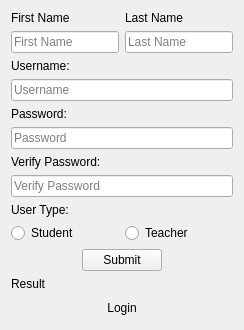
      <widget class="QWidget" name="create_account_page">
       <layout class="QVBoxLayout" name="verticalLayout_4">
        <item>
         <layout class="QHBoxLayout" name="horizontalLayout_2">
          <item>
           <spacer name="horizontalSpacer_11">
            <property name="orientation">
             <enum>Qt::Horizontal</enum>
            </property>
            <property name="sizeHint" stdset="0">
             <size>
              <width>0</width>
              <height>0</height>
             </size>
            </property>
           </spacer>
          </item>
          <item>
           <layout class="QVBoxLayout" name="verticalLayout_5">
            <item>
             <layout class="QHBoxLayout" name="horizontalLayout_5">
              <item>
               <layout class="QVBoxLayout" name="verticalLayout_7">
                <item>
                 <widget class="QLabel" name="create_account_first_name_label">
                  <property name="text">
                   <string>First Name</string>
                  </property>
                 </widget>
                </item>
                <item>
                 <widget class="QLineEdit" name="create_account_first_name_input">
                  <property name="placeholderText">
                   <string>First Name</string>
                  </property>
                 </widget>
                </item>
               </layout>
              </item>
              <item>
               <layout class="QVBoxLayout" name="verticalLayout_8">
                <item>
                 <widget class="QLabel" name="create_account_last_name_label">
                  <property name="text">
                   <string>Last Name</string>
                  </property>
                 </widget>
                </item>
                <item>
                 <widget class="QLineEdit" name="create_account_last_name_input">
                  <property name="placeholderText">
                   <string>Last Name</string>
                  </property>
                 </widget>
                </item>
               </layout>
              </item>
             </layout>
            </item>
            <item>
             <widget class="QLabel" name="create_account_username_label">
              <property name="text">
               <string>Username:</string>
              </property>
             </widget>
            </item>
            <item>
             <widget class="QLineEdit" name="create_account_username_input">
              <property name="placeholderText">
               <string>Username</string>
              </property>
             </widget>
            </item>
            <item>
             <widget class="QLabel" name="create_account_password_label">
              <property name="text">
               <string>Password:</string>
              </property>
             </widget>
            </item>
            <item>
             <widget class="QLineEdit" name="create_account_password_input">
              <property name="echoMode">
               <enum>QLineEdit::Password</enum>
              </property>
              <property name="placeholderText">
               <string>Password</string>
              </property>
             </widget>
            </item>
            <item>
             <widget class="QLabel" name="create_account_verify_password_label">
              <property name="text">
               <string>Verify Password:</string>
              </property>
             </widget>
            </item>
            <item>
             <widget class="QLineEdit" name="create_account_password_verify_input">
              <property name="echoMode">
               <enum>QLineEdit::Password</enum>
              </property>
              <property name="placeholderText">
               <string>Verify Password</string>
              </property>
             </widget>
            </item>
            <item>
             <widget class="QLabel" name="label">
              <property name="text">
               <string>User Type:</string>
              </property>
             </widget>
            </item>
            <item>
             <layout class="QHBoxLayout" name="horizontalLayout_6">
              <item>
               <widget class="QRadioButton" name="create_account_radio_student">
                <property name="text">
                 <string>Student</string>
                </property>
               </widget>
              </item>
              <item>
               <widget class="QRadioButton" name="create_account_radio_teacher">
                <property name="text">
                 <string>Teacher</string>
                </property>
               </widget>
              </item>
             </layout>
            </item>
            <item>
             <layout class="QHBoxLayout" name="horizontalLayout_36">
              <item>
               <spacer name="horizontalSpacer_37">
                <property name="orientation">
                 <enum>Qt::Horizontal</enum>
                </property>
                <property name="sizeHint" stdset="0">
                 <size>
                  <width>40</width>
                  <height>20</height>
                 </size>
                </property>
               </spacer>
              </item>
              <item>
               <widget class="QPushButton" name="create_account_submit_button">
                <property name="text">
                 <string>Submit</string>
                </property>
               </widget>
              </item>
              <item>
               <spacer name="horizontalSpacer_39">
                <property name="orientation">
                 <enum>Qt::Horizontal</enum>
                </property>
                <property name="sizeHint" stdset="0">
                 <size>
                  <width>40</width>
                  <height>20</height>
                 </size>
                </property>
               </spacer>
              </item>
             </layout>
            </item>
            <item>
             <widget class="QLabel" name="create_account_success_output">
              <property name="text">
               <string>Result</string>
              </property>
             </widget>
            </item>
           </layout>
          </item>
          <item>
           <spacer name="horizontalSpacer_10">
            <property name="orientation">
             <enum>Qt::Horizontal</enum>
            </property>
            <property name="sizeHint" stdset="0">
             <size>
              <width>0</width>
              <height>0</height>
             </size>
            </property>
           </spacer>
          </item>
         </layout>
        </item>
        <item>
         <spacer name="verticalSpacer">
          <property name="orientation">
           <enum>Qt::Vertical</enum>
          </property>
          <property name="sizeHint" stdset="0">
           <size>
            <width>0</width>
            <height>0</height>
           </size>
          </property>
         </spacer>
        </item>
        <item>
         <layout class="QHBoxLayout" name="horizontalLayout_8">
          <item>
           <spacer name="horizontalSpacer_15">
            <property name="orientation">
             <enum>Qt::Horizontal</enum>
            </property>
            <property name="sizeHint" stdset="0">
             <size>
              <width>0</width>
              <height>0</height>
             </size>
            </property>
           </spacer>
          </item>
          <item>
           <widget class="QPushButton" name="create_account_login_button">
            <property name="text">
             <string>Login</string>
            </property>
            <property name="flat">
             <bool>true</bool>
            </property>
           </widget>
          </item>
          <item>
           <spacer name="horizontalSpacer_16">
            <property name="orientation">
             <enum>Qt::Horizontal</enum>
            </property>
            <property name="sizeHint" stdset="0">
             <size>
              <width>0</width>
              <height>0</height>
             </size>
            </property>
           </spacer>
          </item>
         </layout>
        </item>
       </layout>
      </widget>
